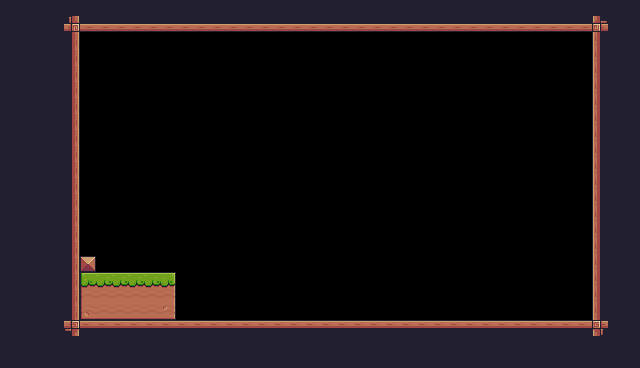

This game map was drawn from its Tiled (.tmx) file and the tilesets committed beside it. A one-line description and the full map source follow:
An orthogonal 40x23 tile map with 16x16 px tiles, 1 tile layer (Background).

<map version="1.10" tiledversion="1.10.2" orientation="orthogonal" renderorder="right-down" width="40" height="23" tilewidth="16" tileheight="16" infinite="0" nextlayerid="2" nextobjectid="1">
 <tileset firstgid="1" source="Pixel Adventure.tsx" />
 <layer id="1" name="Background" width="40" height="23">
  <data encoding="csv">
24,24,24,24,24,24,24,24,24,24,24,24,24,24,112,112,112,112,24,24,24,24,24,24,24,24,24,112,112,112,112,112,112,112,24,24,24,24,24,24,
24,24,24,24,135,134,134,134,134,134,134,134,134,134,134,134,134,134,134,134,134,134,134,134,134,134,134,134,134,134,134,134,134,134,134,134,134,133,24,24,
24,24,24,24,113,0,0,0,0,0,0,0,0,0,0,0,0,0,0,0,0,0,0,0,0,0,0,0,0,0,0,0,0,0,0,0,0,111,24,24,
24,24,24,24,113,0,0,0,0,0,0,0,0,0,0,0,0,0,0,0,0,0,0,0,0,0,0,0,0,0,0,0,0,0,0,0,0,111,24,24,
24,24,24,24,113,0,0,0,0,0,0,0,0,0,0,0,0,0,0,0,0,0,0,0,0,0,0,0,0,0,0,0,0,0,0,0,0,111,24,24,
24,24,24,24,113,0,0,0,0,0,0,0,0,0,0,0,0,0,0,0,0,0,0,0,0,0,0,0,0,0,0,0,0,0,0,0,0,111,24,24,
24,24,24,24,113,0,0,0,0,0,0,0,0,0,0,0,0,0,0,0,0,0,0,0,0,0,0,0,0,0,0,0,0,0,0,0,0,111,24,24,
24,24,24,24,113,0,0,0,0,0,0,0,0,0,0,0,0,0,0,0,0,0,0,0,0,0,0,0,0,0,0,0,0,0,0,0,0,111,24,24,
24,24,24,24,113,0,0,0,0,0,0,0,0,0,0,0,0,0,0,0,0,0,0,0,0,0,0,0,0,0,0,0,0,0,0,0,0,111,24,24,
24,24,24,24,113,0,0,0,0,0,0,0,0,0,0,0,0,0,0,0,0,0,0,0,0,0,0,0,0,0,0,0,0,0,0,0,0,111,24,24,
24,24,24,24,113,0,0,0,0,0,0,0,0,0,0,0,0,0,0,0,0,0,0,0,0,0,0,0,0,0,0,0,0,0,0,0,0,111,24,24,
24,24,24,24,113,0,0,0,0,0,0,0,0,0,0,0,0,0,0,0,0,0,0,0,0,0,0,0,0,0,0,0,0,0,0,0,0,111,24,24,
24,24,24,24,113,0,0,0,0,0,0,0,0,0,0,0,0,0,0,0,0,0,0,0,0,0,0,0,0,0,0,0,0,0,0,0,0,111,24,24,
24,24,24,24,113,0,0,0,0,0,0,0,0,0,0,0,0,0,0,0,0,0,0,0,0,0,0,0,0,0,0,0,0,0,0,0,0,111,24,24,
24,24,24,24,113,0,0,0,0,0,0,0,0,0,0,0,0,0,0,0,0,0,0,0,0,0,0,0,0,0,0,0,0,0,0,0,0,111,24,24,
24,24,24,24,113,0,0,0,0,0,0,0,0,0,0,0,0,0,0,0,0,0,0,0,0,0,0,0,0,0,0,0,0,0,0,0,0,111,24,24,
24,24,24,24,113,35,0,0,0,0,0,0,0,0,0,0,0,0,0,0,0,0,0,0,0,0,0,0,0,0,0,0,0,0,0,0,0,111,24,24,
24,24,24,24,113,7,8,8,8,8,9,0,0,0,0,0,0,0,0,0,0,0,0,0,0,0,0,0,0,0,0,0,0,0,0,0,0,111,24,24,
24,24,24,24,113,29,30,30,30,30,31,0,0,0,0,0,0,0,0,0,0,0,0,0,0,0,0,0,0,0,0,0,0,0,0,0,0,111,24,24,
24,24,24,24,113,51,52,52,52,52,53,0,0,0,0,0,0,0,0,0,0,0,0,0,0,0,0,0,0,0,0,0,0,0,0,0,0,111,24,24,
24,24,24,24,91,90,90,90,90,90,90,90,90,90,90,90,90,90,90,90,90,90,90,90,90,90,90,90,90,90,90,90,90,90,90,90,90,89,24,24,
24,24,24,24,24,24,24,24,24,24,24,24,24,24,24,24,24,24,24,24,24,24,24,24,24,24,24,24,24,24,24,24,24,24,24,24,24,24,24,24,
24,24,24,24,24,24,24,24,24,24,24,24,24,24,24,24,24,24,24,24,24,24,24,24,24,24,24,24,24,24,24,24,24,24,24,24,24,24,24,24
</data>
 </layer>
</map>
